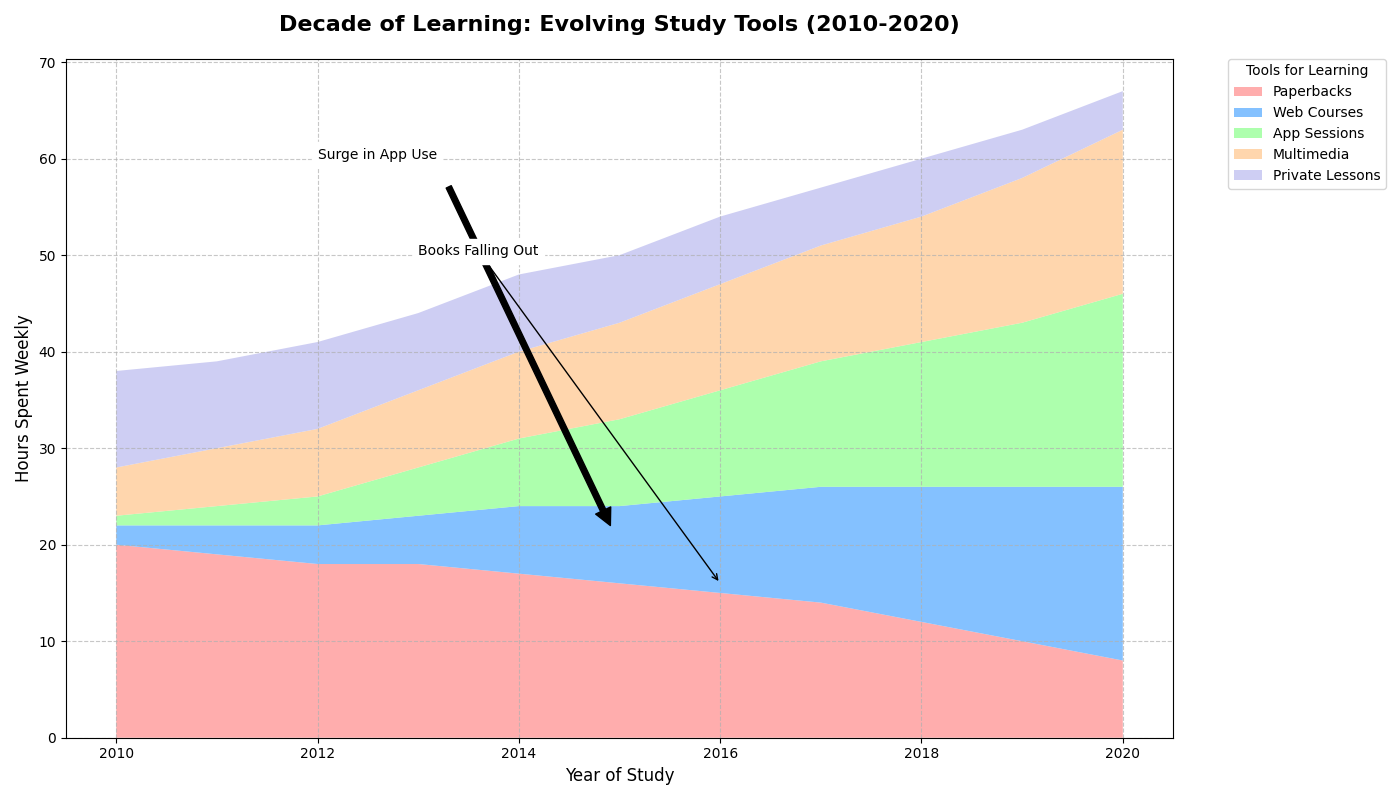

Write the Python code that produced this figure.
import matplotlib.pyplot as plt
import numpy as np

# Years series from 2010 to 2020
years = np.arange(2010, 2021)

# Weekly usage data for various educational tools
books = [20, 19, 18, 18, 17, 16, 15, 14, 12, 10, 8]
online_courses = [2, 3, 4, 5, 7, 8, 10, 12, 14, 16, 18]
educational_apps = [1, 2, 3, 5, 7, 9, 11, 13, 15, 17, 20]
videos = [5, 6, 7, 8, 9, 10, 11, 12, 13, 15, 17]
tutoring = [10, 9, 9, 8, 8, 7, 7, 6, 6, 5, 4]

plt.figure(figsize=(14, 8))

plt.stackplot(years, books, online_courses, educational_apps, videos, tutoring,
              labels=['Paperbacks', 'Web Courses', 'App Sessions', 'Multimedia', 'Private Lessons'],
              colors=['#ff9999', '#66b2ff', '#99ff99', '#ffcc99', '#c2c2f0'], alpha=0.8)

plt.title("Decade of Learning: Evolving Study Tools (2010-2020)", fontsize=16, fontweight='bold', pad=20)
plt.xlabel("Year of Study", fontsize=12)
plt.ylabel("Hours Spent Weekly", fontsize=12)

plt.legend(loc='upper left', bbox_to_anchor=(1.05, 1), borderaxespad=0., title='Tools for Learning')

plt.grid(linestyle='--', alpha=0.7)

plt.annotate('Surge in App Use', xy=(2015, 20), xytext=(2012, 60),
             arrowprops=dict(facecolor='black', shrink=0.05),
             fontsize=10, backgroundcolor='w')

plt.annotate('Books Falling Out', xy=(2016, 16), xytext=(2013, 50),
             arrowprops=dict(facecolor='black', arrowstyle='->'),
             fontsize=10, backgroundcolor='w')

plt.tight_layout()
plt.show()
